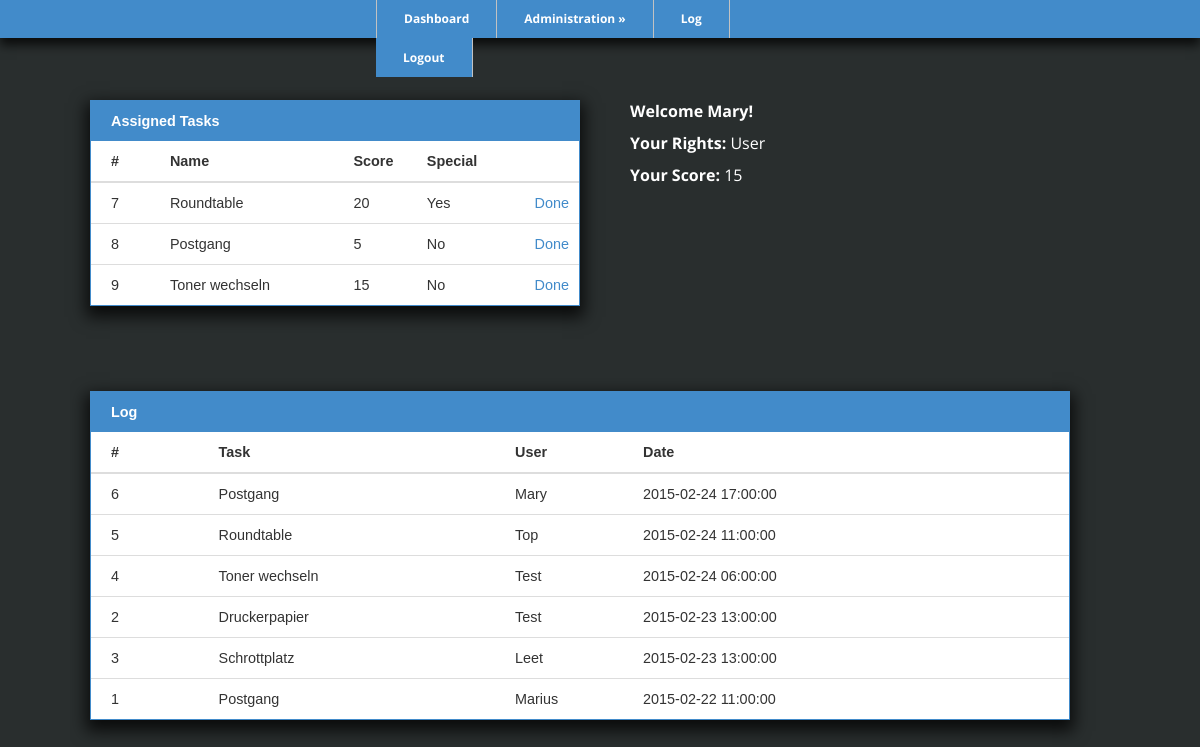
The page /index.php (signed in) on the database its author committed.
### tables this page shows
CREATE TABLE IF NOT EXISTS `log` (
`log_id` int(11) NOT NULL,
  `task_id` int(11) NOT NULL,
  `user_id` int(11) NOT NULL,
  `date` datetime NOT NULL,
  `done` tinyint(1) NOT NULL
);

CREATE TABLE IF NOT EXISTS `tasks` (
  `task_id` int(11) NOT NULL,
  `name` varchar(30) NOT NULL,
  `score` int(11) NOT NULL,
  `special` tinyint(1) NOT NULL
);

CREATE TABLE IF NOT EXISTS `users` (
  `user_id` int(11) NOT NULL,
  `firstname` varchar(30) NOT NULL,
  `lastname` varchar(30) NOT NULL,
  `level` tinyint(1) NOT NULL,
  `driver` tinyint(1) NOT NULL,
  `available` tinyint(1) NOT NULL,
  `score` int(11) NOT NULL
);

### MySQLCredentials.php (called while the page is built, shortened)
<?php
	$users = 'users';
	$tasks = 'tasks';
	$log = 'log';
?>

### log-tableview.php (the view, shortened to what this page needs)
<?php
	include 'MySQLCredentials.php';
	$query = $connection->query("SELECT * FROM $log a INNER JOIN $users b ON a.user_id = b.user_id INNER JOIN $tasks c ON a.task_id = c.task_id WHERE a.done='1' ORDER BY date DESC");
	echo '<div class=\'log\'><table>
	  <thead>
		<tr><th colspan=\'6\'>Log</th></tr>
		<tr>
		  <th>#</th>
		  <th>Task</th>
		  <th>User</th>
		  <th colspan=\'2\'>Date</th>
		</tr>
	  </thead>
	  <tbody>';
	  while ($row = $query->fetch_array(MYSQLI_ASSOC)) {
	echo '
		<tr>
			<td>' . $row['log_id'] . '</td>
			<td>' . $row['name'] . '</td>
			<td>' . $row['firstname'] . '</td>
			<td>' . $row['date'] . '</td>
		  <td>';
		  echo '</td>
		</tr>';
	  }
	echo '</tbody></table></div>';
?>

### index.php (shortened to what this page needs)
<!DOCTYPE html>
<html lang="en">
	<body>
	<?php
		include('session.php');
	?>
		<div id="outer">
			<div id="middle">
				<div id="welcomemessage">
					<div class='smallcard'>
						<?php
							if($_SESSION['rights'] == 1) {
								include('task-assign-table.html');
							} else {
								include('users-tasks.php');
							}
						?>
					</div>
					<div class="smallcard">
						<div id="welcomestring">
							<p>
								<b id="welcome">Welcome <?php echo $_SESSION['user_name'] . '!'; ?></b>
							</p>
							<p>
								<b>Your Rights:</b>
								<?php if($_SESSION['rights'] == 1) { echo ' Admin'; } else { echo ' User'; } ?>
							</p>
							<?php if($_SESSION['rights'] == 0) {
							echo'<p>
								<b>Your Score:</b> ';
									include 'MySQLConnect.php';
									$id = $_SESSION['user_id'];
									if($query = $connection->query("SELECT score from $users WHERE user_id='$id'")) {
										echo $query->fetch_array(MYSQLI_ASSOC)['score'];
									} else {
										echo $connection->errorno . ": " . $connection->error . "\n";
										$connection->close();
										exit;
									}
							}
								?>
							</p>
						</div>
					</div>
				</div>
				<div id="dashboard">
					<div class="card">
						<?php
							include('log-tableview.php');
						?>
					</div>
				</div>
			</div>
		</div>
	</body>
</html>

### users-tasks.php (shortened to what this page needs)
<?php
	include 'MySQLCredentials.php';
	$userid = $_SESSION['user_id'];
	$query = $connection->query("SELECT * FROM $log a INNER JOIN $tasks c ON a.task_id = c.task_id WHERE a.done='0' AND a.user_id='$userid'");
	echo '<table>
	  <thead>
		<tr><th colspan=\'6\'>Assigned Tasks</th></tr>
		<tr>
		  <th>#</th>
		  <th>Name</th>
		  <th>Score</th>
		  <th colspan=\'2\'>Special</th>
		</tr>
	  </thead>
	  <tbody>';
	  while ($row = $query->fetch_array(MYSQLI_ASSOC)) {
	echo '
		<tr>
			<td>' . $row['log_id'] . '</td>
			<td>' . $row['name'] . '</td>
			<td>' . $row['score'] . '</td>
			<td>';
			if($row['special'] == 1) { echo 'Yes'; } else { echo 'No'; }
			echo '</td>
		  <td>';
				echo '<a href=\'tasks-done.php?id=' . $row['log_id'] . '\' class=\'button\'>Done</a>';
		 echo '</td>
		</tr>';
	  }
		echo '</tbody></table>';
?>

### style.css (style rules this page uses)
* { margin:0; padding:0; }
body { background-color: #292e2e; font-family: 'Open Sans', sans-serif; color: #FFFFFF; }
p { margin: 10px; }
a { text-decoration:none; color:#6495ed; }
b { font-weight: bold; }
table { color: #333; font-family: sans-serif; font-size: .9em; font-weight: 300; text-align: left; line-height: 40px; border-spacing: 0; border: 1px solid #428bca; background: #fff; width: 100%; margin: 20px auto; -webkit-box-shadow: 0px 7px 15px 4px rgba(0,0,0,0.75); -moz-box-shadow: 0px 7px 15px 4px rgba(0,0,0,0.75); box-shadow: 0px 7px 15px 4px rgba(0,0,0,0.75); }
thead tr:first-child { background: #428bca; color: #fff; border: none; }
th { font-weight: bold; }
th:first-child, td:first-child { padding: 0 15px 0 20px; }
thead tr:last-child th { border-bottom: 2px solid #ddd; }
tbody tr:last-child td { border: none; }
tbody td { border-bottom: 1px solid #ddd; }
td:last-child { text-align: right; padding-right: 10px; }
#nav { position: relative; width: 450px; height: 39px; margin: -1px auto; }
.navi { background-color: #428bca; -webkit-box-shadow: 0px 7px 10px 0px rgba(0,0,0,0.75); -moz-box-shadow: 0px 7px 10px 0px rgba(0,0,0,0.75); box-shadow: 0px 7px 10px 0px rgba(0,0,0,0.75); }
ul#navigation { margin:0px auto; border-left:1px solid #c4dbe7; border-right:1px solid #c4dbe7; }
ul#navigation li { display:inline; font-size:12px; font-weight:bold; margin:0; padding:0; float:left; position:relative; border-bottom:0px solid #c4dbe7; }
ul#navigation li a { padding:11px 27px; color:#FFF; text-decoration:none; display:inline-block; border-right:1px solid #C2C2C2; background: #428bca; -webkit-transition:color 0.2s linear, background 0.2s linear; -moz-transition:color 0.2s linear, background 0.2s linear; -o-transition:color 0.2s linear, background 0.2s linear; transition:color 0.2s linear, background 0.2s linear; }
ul#navigation li a.first { border-left:1px solid #C2C2C2; }
ul#navigation li a.last { border-right:1px solid #C2C2C2; }
.smallcard { width: 490px; float: left; text-align: left; margin: 5px 15px 5px 15px; padding: 5px; border-radius:6px; }
.card { width: 980px; float: left; text-align: center; margin: 5px; padding: 5px; border-radius:6px; margin-left: 15px; margin-right: 15px; }
.button { color: #428bca; text-align: center; text-decoration: none; padding-left: 15px; }
#outer { display: table; position: absolute; height: 90%; width: 100%; }
#welcomemessage { width: 1060px; border-radius:10px; border:0px solid #ccc; padding:25px 40px 25px 40px; margin-left: auto; margin-right: auto; overflow: auto; }
#dashboard { width: 1060px; margin-left: auto; margin-right: auto; overflow: auto; }
#middle { display: table-cell; vertical-align: middle; }
#welcomestring { padding-top: 10px; }

### rows shown on the page
log: log_id "7", task.name "Roundtable", task.score "20", shows "Yes"
log: log_id "8", task.name "Postgang", task.score "5", shows "No"
log: log_id "9", task.name "Toner wechseln", task.score "15", shows "No"
users: score "15"
log: log_id "6", task.name "Postgang", user.firstname "Mary", date "2015-02-24 17:00:00"
log: log_id "5", task.name "Roundtable", user.firstname "Top", date "2015-02-24 11:00:00"
log: log_id "4", task.name "Toner wechseln", user.firstname "Test", date "2015-02-24 06:00:00"
log: log_id "2", task.name "Druckerpapier", user.firstname "Test", date "2015-02-23 13:00:00"
log: log_id "3", task.name "Schrottplatz", user.firstname "Leet", date "2015-02-23 13:00:00"
log: log_id "1", task.name "Postgang", user.firstname "Marius", date "2015-02-22 11:00:00"

### other values the page prints
$_SESSION['user_name'] "Mary"
